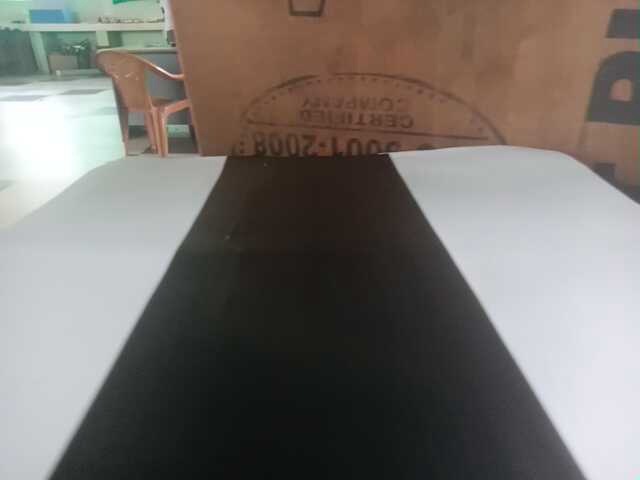
#> input picture Software/Code_Templates/lane.jpg, 640 x 480 px
$ python perspective_transform.py
#> lines starting #> are read from the running program, lines starting #| are printed output that depends on the picture
import numpy as np
import cv2
import os
import sys


dir_path = os.path.dirname(os.path.realpath(__file__))
img = cv2.imread(dir_path+'/lane.jpg')
#> img is the input picture: shape (480, 640, 3); mean B, G, R 109.2, 113.9, 119.3

h ,w ,c = img.shape
#> h = 480; w = 640; c = 3
points = [(120, 110), (640-120, 110), (0, 430), (640, 430)]  # 150 # 100
pts1 = np.float32(points)

# find the width and height of the perspective transform image

pts2 = np.float32([[0, 0], [w, 0], [0, h], [w, h]])
#> pts2 = [[0, 0], [640, 0], [0, 480], [640, 480]]

# find the perspective transform matrix
matrix = cv2.getPerspectiveTransform(pts1, pts2)

# apply warpPerspective to get the perspective transform image
imgWarp = cv2.warpPerspective(img.copy(), matrix, (w, h))
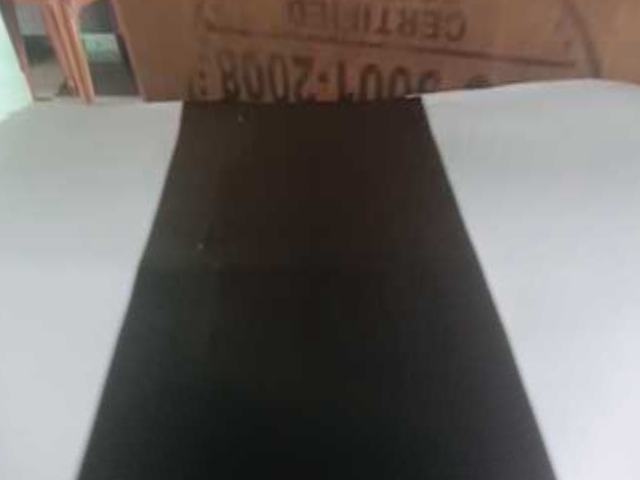
#> imgWarp: shape (480, 640, 3); mean B, G, R 101.8, 105.2, 110

cv2.imshow("imgWarp", imgWarp )
cv2.imshow("img", img)
if cv2.waitKey(0) & 0xFF == ord('q'):
#> (key q is pressed here)
    sys.exit()
#> (the program exits here)
